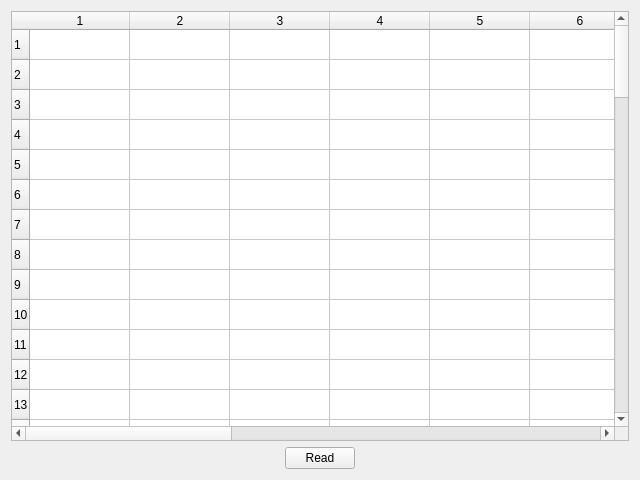
<?xml version="1.0" encoding="UTF-8"?>
<ui version="4.0">
 <class>readWidget</class>
 <widget class="QWidget" name="readWidget">
  <property name="geometry">
   <rect>
    <x>0</x>
    <y>0</y>
    <width>640</width>
    <height>480</height>
   </rect>
  </property>
  <property name="windowTitle">
   <string>Form</string>
  </property>
  <layout class="QGridLayout" name="gridLayout">
   <item row="0" column="0" colspan="3">
    <widget class="QTableWidget" name="tableWidget">
     <property name="rowCount">
      <number>70</number>
     </property>
     <property name="columnCount">
      <number>14</number>
     </property>
     <row/>
     <row/>
     <row/>
     <row/>
     <row/>
     <row/>
     <row/>
     <row/>
     <row/>
     <row/>
     <row/>
     <row/>
     <row/>
     <row/>
     <row/>
     <row/>
     <row/>
     <row/>
     <row/>
     <row/>
     <row/>
     <row/>
     <row/>
     <row/>
     <row/>
     <row/>
     <row/>
     <row/>
     <row/>
     <row/>
     <row/>
     <row/>
     <row/>
     <row/>
     <row/>
     <row/>
     <row/>
     <row/>
     <row/>
     <row/>
     <row/>
     <row/>
     <row/>
     <row/>
     <row/>
     <row/>
     <row/>
     <row/>
     <row/>
     <row/>
     <row/>
     <row/>
     <row/>
     <row/>
     <row/>
     <row/>
     <row/>
     <row/>
     <row/>
     <row/>
     <row/>
     <row/>
     <row/>
     <row/>
     <row/>
     <row/>
     <row/>
     <row/>
     <row/>
     <row/>
     <column/>
     <column/>
     <column/>
     <column/>
     <column/>
     <column/>
     <column/>
     <column/>
     <column/>
     <column/>
     <column/>
     <column/>
     <column/>
     <column/>
    </widget>
   </item>
   <item row="1" column="0">
    <spacer name="horizontalSpacer_2">
     <property name="orientation">
      <enum>Qt::Horizontal</enum>
     </property>
     <property name="sizeHint" stdset="0">
      <size>
       <width>260</width>
       <height>20</height>
      </size>
     </property>
    </spacer>
   </item>
   <item row="1" column="1">
    <widget class="QPushButton" name="pushButton">
     <property name="maximumSize">
      <size>
       <width>70</width>
       <height>16777215</height>
      </size>
     </property>
     <property name="text">
      <string>Read</string>
     </property>
    </widget>
   </item>
   <item row="1" column="2">
    <spacer name="horizontalSpacer">
     <property name="orientation">
      <enum>Qt::Horizontal</enum>
     </property>
     <property name="sizeHint" stdset="0">
      <size>
       <width>260</width>
       <height>20</height>
      </size>
     </property>
    </spacer>
   </item>
  </layout>
 </widget>
 <resources/>
 <connections/>
</ui>
